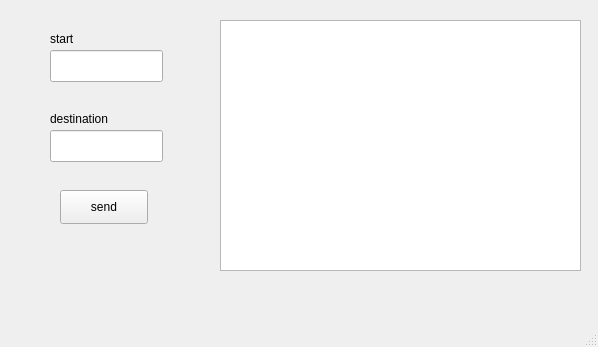
<?xml version="1.0" encoding="UTF-8"?>
<ui version="4.0">
 <class>Client</class>
 <widget class="QMainWindow" name="Client">
  <property name="geometry">
   <rect>
    <x>0</x>
    <y>0</y>
    <width>598</width>
    <height>347</height>
   </rect>
  </property>
  <property name="windowTitle">
   <string>Client</string>
  </property>
  <widget class="QWidget" name="centralwidget">
   <widget class="QLineEdit" name="start">
    <property name="geometry">
     <rect>
      <x>50</x>
      <y>50</y>
      <width>113</width>
      <height>32</height>
     </rect>
    </property>
   </widget>
   <widget class="QLineEdit" name="end">
    <property name="geometry">
     <rect>
      <x>50</x>
      <y>130</y>
      <width>113</width>
      <height>32</height>
     </rect>
    </property>
   </widget>
   <widget class="QPushButton" name="btn_send">
    <property name="geometry">
     <rect>
      <x>60</x>
      <y>190</y>
      <width>88</width>
      <height>34</height>
     </rect>
    </property>
    <property name="text">
     <string>send</string>
    </property>
   </widget>
   <widget class="QTextEdit" name="text">
    <property name="geometry">
     <rect>
      <x>220</x>
      <y>20</y>
      <width>361</width>
      <height>251</height>
     </rect>
    </property>
    <property name="readOnly">
     <bool>true</bool>
    </property>
   </widget>
   <widget class="QLabel" name="label">
    <property name="geometry">
     <rect>
      <x>50</x>
      <y>30</y>
      <width>58</width>
      <height>18</height>
     </rect>
    </property>
    <property name="text">
     <string>start</string>
    </property>
   </widget>
   <widget class="QLabel" name="label_2">
    <property name="geometry">
     <rect>
      <x>50</x>
      <y>110</y>
      <width>71</width>
      <height>18</height>
     </rect>
    </property>
    <property name="text">
     <string>destination</string>
    </property>
   </widget>
  </widget>
  <widget class="QMenuBar" name="menubar">
   <property name="geometry">
    <rect>
     <x>0</x>
     <y>0</y>
     <width>598</width>
     <height>30</height>
    </rect>
   </property>
  </widget>
  <widget class="QStatusBar" name="statusbar"/>
 </widget>
 <resources/>
 <connections/>
</ui>
